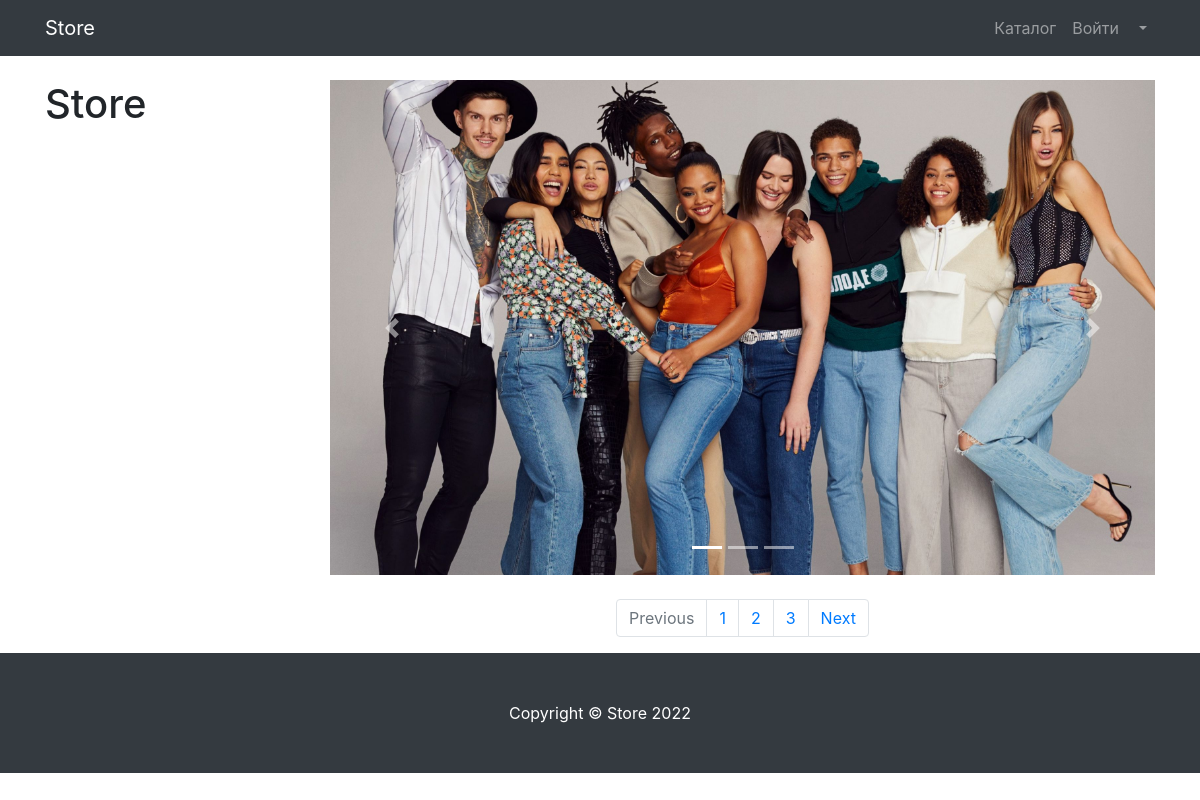
/products/, run on an earlier commit of the app's database.
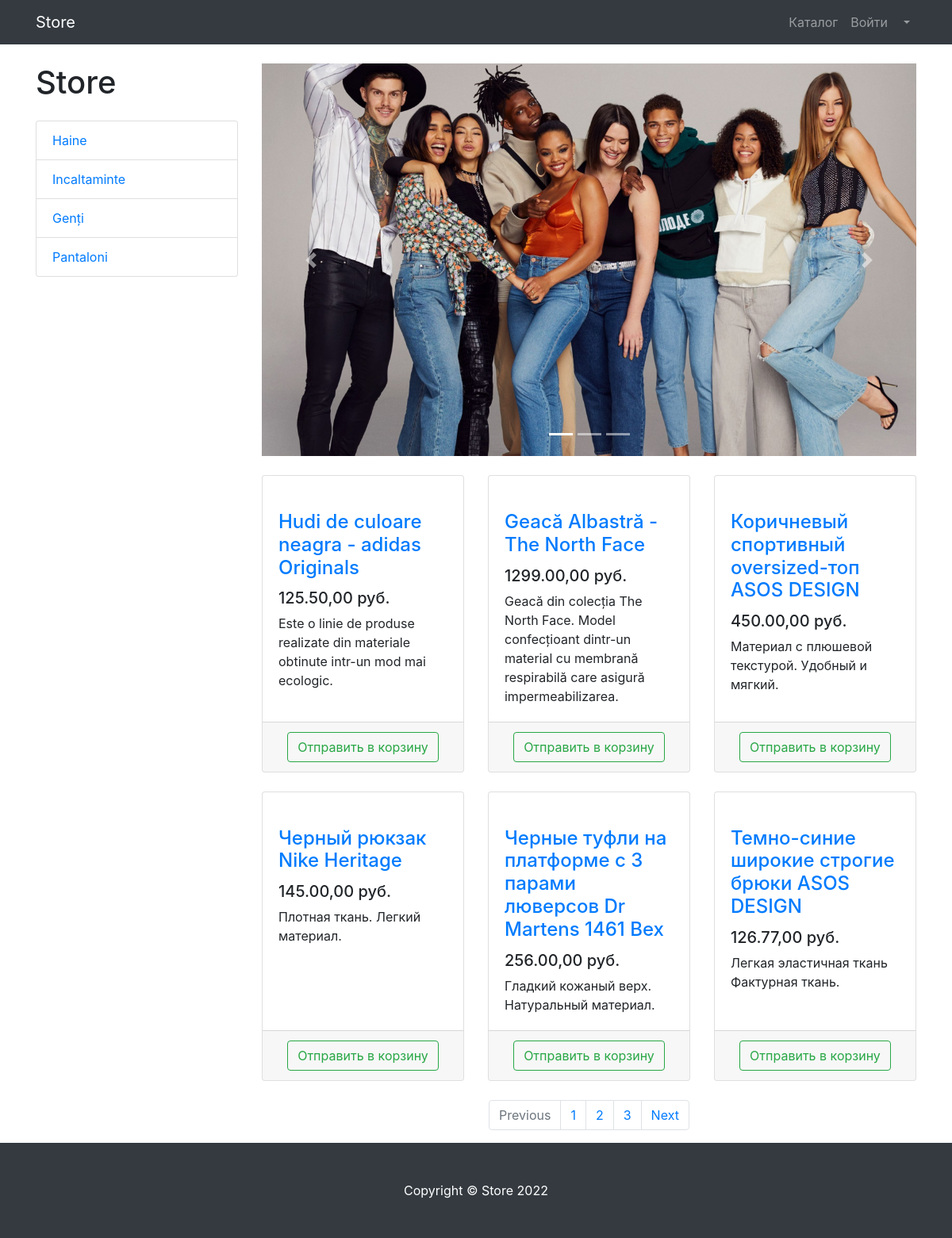
And on a later commit of the database.
### products/models.py (models this page shows, shortened)
class ProductCategory(models.Model):
    name = models.CharField(max_length=128, unique=True)
    description = models.TextField(null=True, blank=True)

class Product(models.Model):
    name = models.CharField(max_length=256)
    description = models.TextField()
    price = models.DecimalField(max_digits=6, decimal_places=2)  # DecimalField special for price type
    quantity = models.PositiveIntegerField(default=0)
    image = models.ImageField(upload_to='product_images')
    category = models.ForeignKey(ProductCategory, on_delete=models.CASCADE)  # CASCADE and PROTECT and SET_DEFAULT

### products/views.py (the view)
# urls.py: path('products/', products, name='products'),
def products(request):
    context = {
        'title': 'Store - Каталог',
        'products': Product.objects.all(),
        'categories': ProductCategory.objects.all(),
    }
    return render(request, 'products/products.html', context)

### products/templates/products/products.html (shortened to what this page needs)
{% extends 'products/base.html' %}
{% load static %}
{% block css %}
    <link href="{% static 'vendor/css/products.css' %}" rel="stylesheet">
{% endblock %}
{% block content %}
<div class="container">
    <div class="row">
        <div class="col-lg-3">
            <h1 class="my-4">Store</h1>
            <div class="list-group">
                {% for category in categories %}
                    <a href="#" class="list-group-item">{{ category.name }}</a>
                {% endfor %}
            </div>
        </div>
        <div class="col-lg-9">
            <div id="carouselExampleIndicators" class="carousel slide my-4" data-ride="carousel">
                <ol class="carousel-indicators">
                    <li data-target="#carouselExampleIndicators" data-slide-to="0" class="active"></li>
                    <li data-target="#carouselExampleIndicators" data-slide-to="1"></li>
                    <li data-target="#carouselExampleIndicators" data-slide-to="2"></li>
                </ol>
                <div class="carousel-inner" role="listbox">
                    <div class="carousel-item active">
                        <img class="d-block img-fluid" src="{% static  'vendor/img/slides/slide-1.jpg'%}" alt="First slide">
                    </div>
                </div>
                <a class="carousel-control-prev" href="#carouselExampleIndicators" role="button" data-slide="prev">
                    <span class="carousel-control-prev-icon" aria-hidden="true"></span>
                </a>
                <a class="carousel-control-next" href="#carouselExampleIndicators" role="button" data-slide="next">
                    <span class="carousel-control-next-icon" aria-hidden="true"></span>
                </a>
            </div>
            <div class="row">
                {% for product in products%}
                     <div class="col-lg-4 col-md-6 mb-4">
                    <div class="card h-100">
                        <a href="#">
                        </a>
                        <div class="card-body">
                            <h4 class="card-title">
                                <a href="#">{{ product.name }}</a>
                            </h4>
                            <h5>{{ product.price }},00 руб.</h5>
                            <p class="card-text">{{ product.description }}</p>
                        </div>
                        <div class="card-footer text-center">
                            <button type="button" class="btn btn-outline-success">Отправить в корзину</button>
                        </div>
                    </div>
                </div>
                {% endfor %}
            </div>
            <nav aria-label="Page navigation example">
                <ul class="pagination justify-content-center">
                    <li class="page-item disabled">
                        <a class="page-link" href="#" tabindex="-1" aria-disabled="true">Previous</a>
                    </li>
                    <li class="page-item"><a class="page-link" href="#">1</a></li>
                    <li class="page-item"><a class="page-link" href="#">2</a></li>
                    <li class="page-item"><a class="page-link" href="#">3</a></li>
                    <li class="page-item">
                        <a class="page-link" href="#">Next</a>
                    </li>
                </ul>
            </nav>
        </div>
    </div>
</div>
{% endblock %}
{% block footer %}
<footer class="py-5 bg-dark">
    <div class="container">
        <p class="m-0 text-center text-white">Copyright &copy; Store 2022</p>
    </div>
</footer>
{% endblock %}

### products/templates/products/base.html (shortened to what this page needs)
{% load static %}
<!DOCTYPE html>
<html lang="en">
<head>
    <link href="{% static 'vendor/bootstrap/css/bootstrap.min.css' %}" rel="stylesheet">
    {% block css %}{% endblock %}
</head>
<body>
<nav class="navbar navbar-expand-lg navbar-dark bg-dark fixed-top">
    <div class="container">
        <a class="navbar-brand" href="{% url 'index' %}">Store</a>
        <div class="collapse navbar-collapse" id="navbarResponsive">
            <ul class="navbar-nav ml-auto">
                <li class="nav-item">
                    <a class="nav-link" href="{% url 'products' %}">Каталог  </a>
                </li>
                <li class="nav-item">
                    <a class="nav-link" href="users/login.html">Войти </a>
                </li>
                <li class="nav-item dropdown">
                    <a class="nav-link dropdown-toggle" href="#" id="navbarDropdown" role="button"
                       data-bs-toggle="dropdown" aria-expanded="false">
                    </a>
                </li>
            </ul>
        </div>
    </div>
</nav>
{% block content %}{% endblock %}
{% block footer %}{% endblock %}
</body>
</html>

What changed in the data, as far as the page shows it:
added ProductCategory: name "Haine"
added ProductCategory: name "Incaltaminte"
added ProductCategory: name "Genți"
added ProductCategory: name "Pantaloni"
added Product: name "Hudi de culoare neagra - adidas Originals", price "125.50", description "Este o linie de produse realizate din materiale obtinute intr-un mod mai ecologic."
added Product: name "Geacă Albastră - The North Face", price "1299.00", description "Geacă din colecția The North Face. Model confecțioant dintr-un material cu membrană respirabilă care asigură impermeabilizarea."
added Product: name "Коричневый спортивный oversized-топ ASOS DESIGN", price "450.00", description "Материал с плюшевой текстурой. Удобный и мягкий."
added Product: name "Черный рюкзак Nike Heritage", price "145.00", description "Плотная ткань. Легкий материал."
added Product: name "Черные туфли на платформе с 3 парами люверсов Dr Martens 1461 Bex", price "256.00", description "Гладкий кожаный верх. Натуральный материал."
added Product: name "Темно-синие широкие строгие брюки ASOS DESIGN", price "126.77", description "Легкая эластичная ткань Фактурная ткань."
